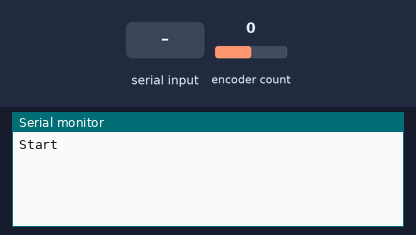
Simulated run of this program. Board: Arduino Uno, built with avr-gcc and run on an emulated ATmega328P. Parts: the last lines printed to the serial monitor. The inputs (shaded band) are chosen by the test bench; at power-on: encoder count 0.

Above: at 1.2 s.
1.3 s: encoder count set to 1
At 1.9 s:
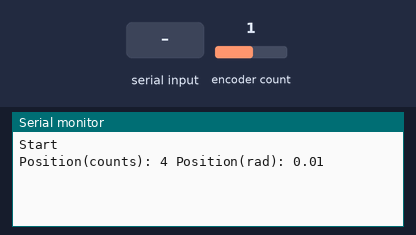
2.8 s: "1" received over Serial
At 3.7 s:
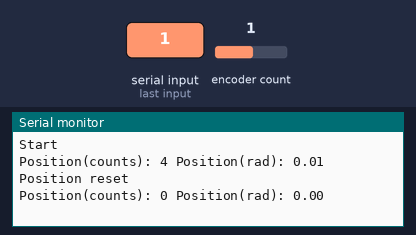
4.3 s: encoder count set to 0
At 5.4 s:
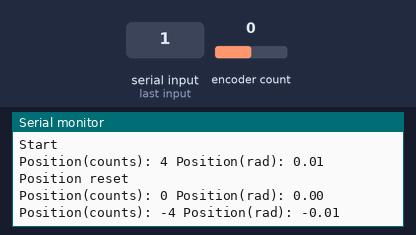

The program:

main.cpp
```cpp
// Mini-Project: ReadMotorEncoder

// Program to read the rotary encoder on the motor
#include <Arduino.h>
#include <Encoder.h>  // https://www.pjrc.com/teensy/td_libs_Encoder.html

// Constants
//TODO: Verify position after 1 rotation is 64
const float CPR= 64*50;    // Total encoder counts per revolution of motor shaft
#define PIN_A 2   // Encoder output A (yellow wire, must be connected to 2 or 3 for interrupts)
#define PIN_B 3   // Encoder output B (white wire)

// Creates an Encoder object
Encoder motorEnc(PIN_A,PIN_B); // 1st pin needs to be capable of interrupts (UNO: pin 2 or 3)

long position = 0;     // position stores net rotation of motor (in counts)
long newPosition = 0;  // newPosition stores the updated position read
unsigned long now = 0;

void setup() {
  Serial.begin(9600);
  Serial.println("Start");
}

void loop() {
  // Read current motor position
  newPosition = motorEnc.read();

  // If the position changed, display the new position
  if (newPosition != position) {
    // Print position in counts
    Serial.print("Position(counts): ");
    Serial.print(newPosition);

    // Print angular position in radians
    Serial.print(" Position(rad): ");
    Serial.println(float(newPosition)*(2.0*PI)/CPR); // TODO: should this just be saved as a global variable?

    //Serial.print("Velocity: ");
    //Serial.println(( (((newPosition) - (position))*long( (2000.0 * PI)/CPR) ) ) / (millis()-now));

    // Save the updated position
    position = newPosition;
    now = millis();
  }

  // Reset position if there's an input from serial monitor
  if(Serial.available()) {
    Serial.read();
    Serial.println("Position reset");
    motorEnc.write(0);
  }

}
```

Measured:
- after the input at 1.3 s, the serial monitor: prints a new line at once (image 1)
- after the input at 2.8 s, the serial monitor: prints a new line at once (image 2)
- after the input at 4.3 s, the serial monitor: prints a new line at once (image 3)
